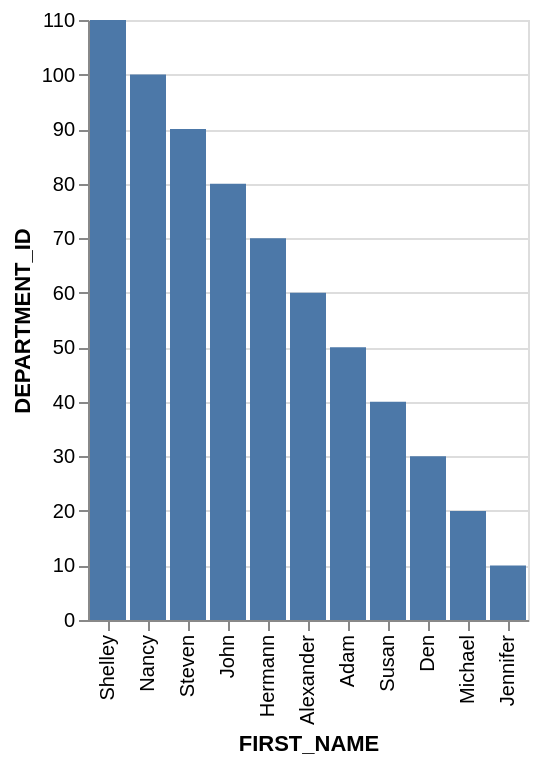

Write a Vega-Lite specification for this figure.
### Vega-Lite specification from a JSON file in a GitHub repository (floating-point values rounded to 4 significant figures)
{"data": {"values": [{"x_data": "Steven", "y_data": 90}, {"x_data": "Alexander", "y_data": 60}, {"x_data": "Nancy", "y_data": 100}, {"x_data": "Den", "y_data": 30}, {"x_data": "Adam", "y_data": 50}, {"x_data": "John", "y_data": 80}, {"x_data": "Jennifer", "y_data": 10}, {"x_data": "Michael", "y_data": 20}, {"x_data": "Susan", "y_data": 40}, {"x_data": "Hermann", "y_data": 70}, {"x_data": "Shelley", "y_data": 110}]}, "mark": "bar", "encoding": {"x": {"field": "x_data", "type": "nominal", "title": "FIRST_NAME", "sort": {"op": "sum", "field": "y_data", "order": "descending"}}, "y": {"field": "y_data", "type": "quantitative", "title": "DEPARTMENT_ID"}}}
